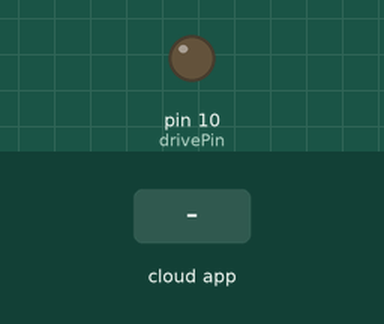
Recording of a sketch running on a simulated Arduino Uno, built with avr-gcc and run on an emulated ATmega328P. Parts: output pins drawn as LEDs (lit = HIGH). The test bench sets the inputs (shaded band). The ROS host is connected and sends only what is stated.

Above: at 1.2 s.
1.3 s: the phone or cloud app sets cmd_vel to 0
At 2.0 s:
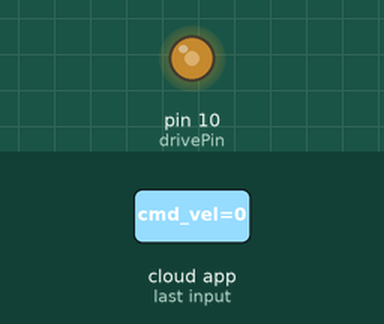
2.8 s: the phone or cloud app sets cmd_vel to 45
At 3.2 s:
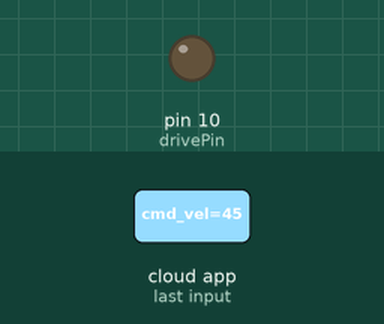
Timing chart, 0 to 5.8 s (numbered marks = the images above; inputs shaded):
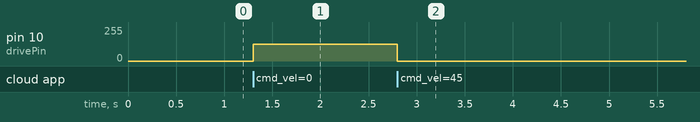

The sketch:

stepper_Control.ino
```cpp
#if (ARDUINO >= 100)
 #include <Arduino.h>
#else
 #include <WProgram.h>
#endif

#define USE_USBCON
#include <ros.h>
#include <std_msgs/Int16.h>
#include <std_msgs/Int8.h>
#include <stdio.h>
#include <unistd.h>

const int drivePin = 10;
ros::NodeHandle  nh;
void servo_cb( const std_msgs::Int16& cmd_msg){
  if(cmd_msg.data < 0){ //gripper will close
    analogWrite(drivePin, 255);
  }else if(cmd_msg.data > 0){ //gripper will open
    analogWrite(drivePin, 0);
  }else{
    analogWrite(drivePin, 127);
  }

 }

ros::Subscriber<std_msgs::Int16> sub("cmd_vel", servo_cb);
void setup() {
  // put your setup code here, to run once:
  nh.initNode();
  nh.subscribe(sub);
}

void loop() {
  // put your main code here, to run repeatedly:
  nh.spinOnce();
  delay(1);
}
```

Measured:
- after the input at 1.3 s, pin 10 (drivePin): 0/255 → 127/255 at once
- after the input at 2.8 s, pin 10 (drivePin): 127/255 → 0/255 at once
